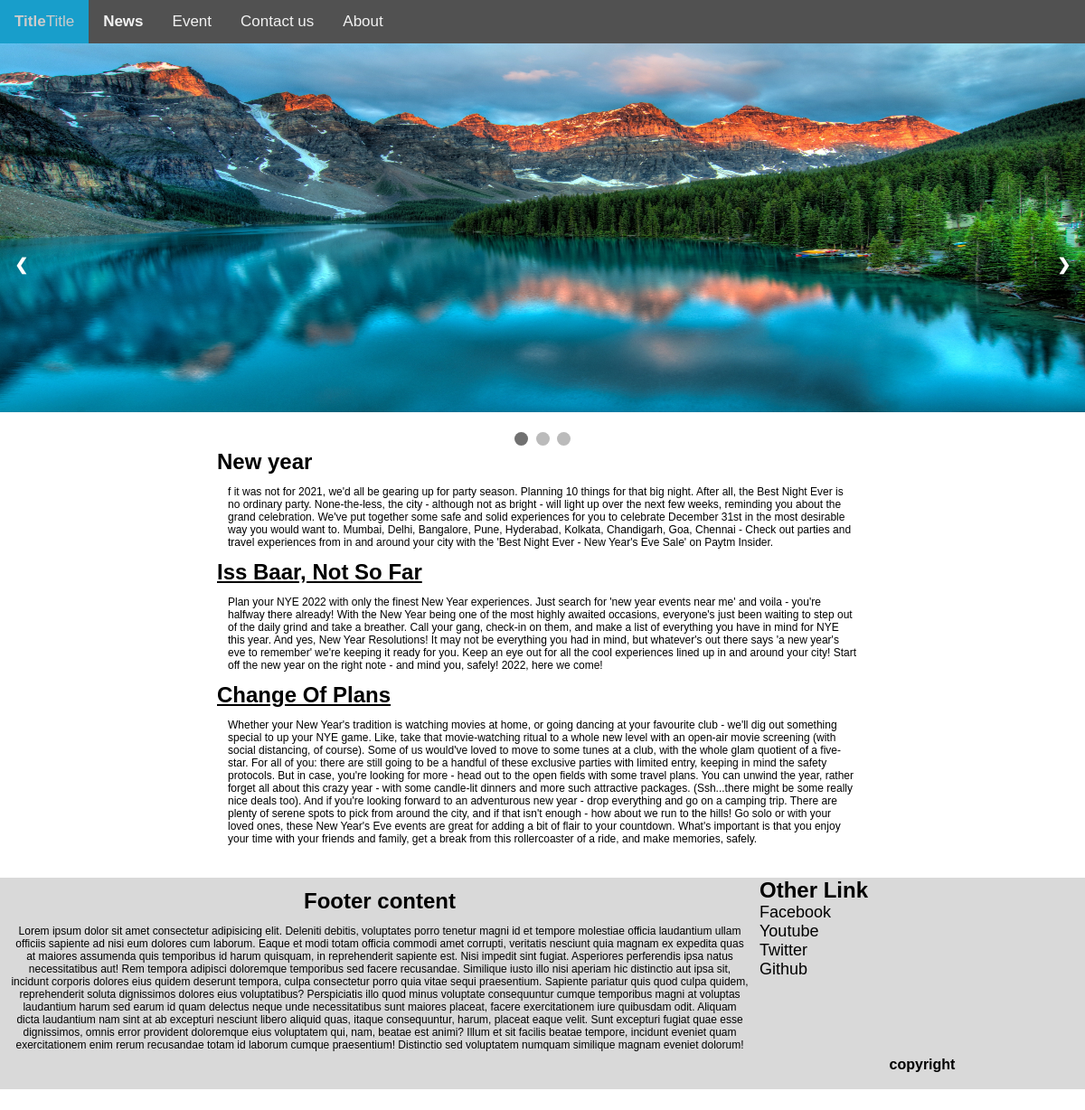
The page /event_d/new-year on the database its author committed.
### blog_app/models.py (models this page shows, shortened)
class Event(models.Model):
    ev_title=models.CharField(max_length=50)
    ev_des=models.TextField(max_length=3000)
    ev_slug=AutoSlugField(populate_from='ev_title',unique=True,null=True,default=None)
    ev_content=FroalaField()
    ev_img=models.ImageField(upload_to='ev_images')

### blog_app/views.py (the view)
# urls.py: path("event_d/<slug>",views.event_d,name='event_d'),
def event_d(request,slug):
    ev_data=Event.objects.get(ev_slug=slug)
    data_ev={
        'data_ev':ev_data,
    }
    return render(request, 'event_d.html',data_ev)

### templates/event_d.html (shortened to what this page needs)
{% extends 'base.html' %}
{% block content %}
<div class="ev_d">
    <div class="ev_dd">
        <h2>{{ data_ev.ev_title}}</h2>
        <p>{{data_ev.ev_des}}</p>
    </div>
    <div>
        {{data_ev.ev_content | safe}}
    </div>
</div>
{% endblock content %}

### static/sty.css (style rules this page uses)
* { margin: 0%; padding: 0%; box-sizing: border-box; }
body { font-family: Arial, Helvetica, sans-serif; }
h2 { font-size: 2.0vw; }
p { font-size: 1vw; }
.ft_1 h2,p { margin: 1vw; }
.ev_d { width: 60vw; height: auto; margin: auto; }

### rows shown on the page
Event: ev_title "New year", ev_des "f it was not for 2021, we'd all be gearing up for party season. Planning 10 things for that big night. After all, the Best Night Ever is no ordinary party. None-the-less, the city - although not as bright - will light up over the next few weeks, reminding you about the grand celebration. We've put together some safe and solid experiences for you to celebrate December 31st in the most desirable way you would want to. Mumbai, Delhi, Bangalore, Pune, Hyderabad, Kolkata, Chandigarh, Goa, Chennai - Check out parties and travel experiences from in and around your city with the 'Best Night Ever - New Year's Eve Sale' on Paytm Insider.", ev_content "Iss Baar, Not So Far Plan your NYE 2022 with only the finest New Year experiences. Just search for 'new year events near me' and voila - you're halfway there already! With the New Year being one of the most highly awaited occasions, everyone's just been waiting to step out of the daily grind and take a breather. Call your gang, check-in on them, and make a list of everything you have in mind for NYE this year. And yes, New Year Resolutions! It may not be everything you had in mind, but whatever's out there says 'a new year's eve to remember' we're keeping it ready for you. Keep an eye out for all the cool experiences lined up in and around your city! Start off the new year on the right note…"
